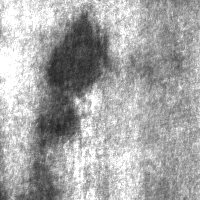
//> input picture project1/Pa_1.bmp, 200 x 200 px
$ ./Source   (built with g++ and OpenCV 4)
//> lines starting //> are read from the running program, lines starting //| are printed output that depends on the picture
//> in Load_img, Steel_Image is the input picture: 200 rows x 200 cols, CV_8UC1; min 34, max 255, mean 166.9
//> after the loop in Preprocess_img, `for (int y = 1; y < Steel_Image.rows - 1; y++)`:
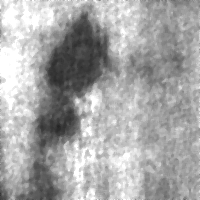
//> Steel_Median_filter: 200 rows x 200 cols, CV_8UC1; min 37, max 255, mean 166.6
//> after the loop in Preprocess_img, `for (int y = 1; y < Steel_Image.rows - 1; y++)`: window = [171, 179, 182, 187, 189, 189, 193, 194, 197]
//| 200200
### project1/WienerFilter.cpp
// [30 lines of licence text are left out]

#include "WienerFilter.h"

using namespace cv;

double WienerFilterImpl(const Mat& src, Mat& dst, double noiseVariance, const Size& block) {
//> called with noiseVariance = -1, block = Size(3, 3)

	assert(("Invalid block dimensions", block.width % 2 == 1 && block.height % 2 == 1 && block.width > 1 && block.height > 1));
	assert(("src and dst must be one channel grayscale images", src.channels() == 1, dst.channels() == 1));

	int h = src.rows;
//> h = 200
	int w = src.cols;
//> w = 200

	dst = Mat1b(h, w);

	Mat1d means, sqrMeans, variances;
	Mat1d avgVarianceMat;

	boxFilter(src, means, CV_64F, block, Point(-1, -1), true, BORDER_REPLICATE);
	sqrBoxFilter(src, sqrMeans, CV_64F, block, Point(-1, -1), true, BORDER_REPLICATE);

	Mat1d means2 = means.mul(means);
	variances = sqrMeans - (means.mul(means));
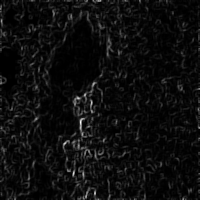
//> variances: 200 rows x 200 cols, CV_64FC1; min 0, max 1392.7, mean 76.8; drawn with min black and max white

	if (noiseVariance < 0) {
		// I have to estimate the noiseVariance
		reduce(variances, avgVarianceMat, 1, CV_REDUCE_SUM, -1);
//> avgVarianceMat = 200 values, max 31041.8 at index 0, min 8163.7 at index 68, mean 15364.9
		reduce(avgVarianceMat, avgVarianceMat, 0, CV_REDUCE_SUM, -1);
//> avgVarianceMat = [3072984.6]
		noiseVariance = avgVarianceMat(0, 0) / (h*w);
//> noiseVariance = 76.82
	}

	for (int r = 0; r < h; ++r) {
		// get row pointers
		uchar const * const srcRow = src.ptr<uchar>(r);
		uchar * const dstRow = dst.ptr<uchar>(r);
		double * const varRow = variances.ptr<double>(r);
		double * const meanRow = means.ptr<double>(r);
		for (int c = 0; c < w; ++c) {
			dstRow[c] = saturate_cast<uchar>(
				meanRow[c] + max(0., varRow[c] - noiseVariance) / max(varRow[c], noiseVariance) * (srcRow[c] - meanRow[c])
				);
		}
	}

	return noiseVariance;
}

// [4 lines left out: function WienerFilter, not called in this run]


double WienerFilter(const Mat& src, Mat& dst, const Size& block) {
	return WienerFilterImpl(src, dst, -1, block);
}

### project1/Source.cpp

// Steel_Defect_Detection_Classification


#include <opencv2/opencv.hpp>
#include <opencv2/core.hpp>
#include <opencv2/imgproc.hpp>
#include "opencv2/imgcodecs.hpp"
#include "opencv2/features2d/features2d.hpp"
#include <opencv2/highgui.hpp>
#include <opencv2/ml.hpp>
#include <iostream>
#include "WienerFilter.h"


using namespace std;
using namespace cv;
using namespace cv::ml;


Mat Load_img();
Mat Preprocess_img(Mat);
void insertionSort(int[], int);
vector<Mat> Defect_Detection(Mat);
vector<Mat> Divide_Image(Mat, int, int);
array<double, 3> Featuers_Extraction(Mat, int, int);
double Discriminant_function(Mat, array<double, 3>);
vector<Mat> Multivariate_Normal_Distribution(Mat);
//Mat Defect_Classification(Mat, Mat);


/*****************************************************************
***************************** Main *******************************
******************************************************************/
int main()
{
	Mat Steel_Image;  // input image
	Mat PreImg;   // preprocessing image
	vector<Mat> Def_Blocks;   // defected blocks


	/////////////////////// Load Image ///////////////////////
	Steel_Image = Load_img();  // load image from database


	////////////////// PreProcessing Image ///////////////////
	PreImg = Preprocess_img(Steel_Image);   // return preprocessing image


	////////////////// Defect Detection //////////////////////
	Def_Blocks = Defect_Detection(Steel_Image);   // return defected blocks


	//////////////// Defect Classification ///////////////////
	//Defect_Classification(PreImg, Def_Blocks);     // display defect type

	return 0;
}


/******************************************************************
******************** Load Image Function ***********************
*******************************************************************/
Mat Load_img()
{
	Mat Steel_Image;

	Steel_Image = imread("Pa_1.bmp", CV_LOAD_IMAGE_GRAYSCALE);    // read image

	if (!Steel_Image.data)     // check for invalid input
	{
		cout << "Could not open or find the image" << std::endl;
		//return -1;
	}

	namedWindow("Load Image", WINDOW_NORMAL);
	imshow("Steel_Image", Steel_Image);
	waitKey();

	return Steel_Image;
}


/******************************************************************
******************** Preprocessing Function ***********************
*******************************************************************/
Mat Preprocess_img(Mat Steel_Image)
{
	int M, N;  // size image
	Mat Steel_Median_filter;
	Mat Steel_Wiener_filter;

	M = 200;
	N = 200;

	//////////////// Resize the image to M x N //////?/////////

	int rows = Steel_Image.rows;  // image width
	int columns = Steel_Image.cols;  // image height


	if (rows != M || columns != N) // Check for image size
	{
		cv::resize(Steel_Image, Steel_Image, cv::Size(), M, N); // Resize Image to M،؟N
	}


	///////////////////// Median Filter ///////////////////////
	int window[9];

	Steel_Median_filter = Steel_Image.clone();

	for (int y = 1; y < Steel_Image.rows - 1; y++) {
		for (int x = 1; x < Steel_Image.cols - 1; x++) {

			// Pick up window element
			window[0] = Steel_Image.at<uchar>(y - 1, x - 1);
			window[1] = Steel_Image.at<uchar>(y, x - 1);
			window[2] = Steel_Image.at<uchar>(y + 1, x - 1);
			window[3] = Steel_Image.at<uchar>(y - 1, x);
			window[4] = Steel_Image.at<uchar>(y, x);
			window[5] = Steel_Image.at<uchar>(y + 1, x);
			window[6] = Steel_Image.at<uchar>(y - 1, x + 1);
			window[7] = Steel_Image.at<uchar>(y, x + 1);
			window[8] = Steel_Image.at<uchar>(y + 1, x + 1);

			// sort the window to find median
			insertionSort(window, 9);

			// assign the median to centered element of the matrix
			Steel_Median_filter.at<uchar>(y, x) = window[4];
		}
	}
	cout << Steel_Median_filter.rows << Steel_Median_filter.cols;
	namedWindow("Image After Median Filter", WINDOW_NORMAL);
	imshow("Image After Median Filter", Steel_Median_filter);
	waitKey(0);

	///////////////////// Wiener Filter //////////////////////

	double estimatedNoiseVariance;
	Steel_Wiener_filter = Steel_Median_filter.clone();

	// Call to WienerFilter function with a 3x3 kernel and estimated noise variances
	estimatedNoiseVariance = WienerFilter(Steel_Median_filter, Steel_Wiener_filter, Size(3, 3));
//> estimatedNoiseVariance = 76.82
	namedWindow("Image After Median Filter and Wiener Filter", WINDOW_NORMAL);
	imshow("Image After Median Filter and Wiener Filter", Steel_Wiener_filter);
	waitKey(0);

	return Steel_Wiener_filter;
}

void insertionSort(int window[], int n)
{
	int i, key, j;
	for (i = 1; i < n; i++)
	{
		key = window[i];
		j = i - 1;

		/* Move elements of arr[0..i-1], that are greater
		than key, to one position ahead of their current position */
		while (j >= 0 && window[j] > key)
		{
			window[j + 1] = window[j];
			j = j - 1;
		}
		window[j + 1] = key;
	}
}


/*****************************************************************
******************* Defect Detection Function ********************
******************************************************************/
vector<Mat> Defect_Detection(Mat PreImg)
{
	vector<Mat> samples;  // two groups
	int num_blocks;  // number of blocks
	double resulte;
	Mat Defected_Blocks;  // array contains defected blocks
	int num_Defected_Blocks;  // number of defected blocks
	Mat block;


	int M = 200;
	int N = 200;

	int W = 40;
	int H = 40;


	// get two groups from Multivariate Normal Distribution by Maximum Likelihood
	samples = Multivariate_Normal_Distribution(PreImg);


	// defected group and non-defected group
	// G1 = samples[1]; // defected group
	// G2 = samples[2]; // not defected group

	// calculate statistical features for the groups
	//MV1 = Featuers_Extraction(G1);  // statistical features for group 1
	//MV2 = Featuers_Extraction(G2);  // statistical features for group 2

	// calculate common covariance


	vector<Mat>  Steel_Image_Blocks;  // array contains image blocks

									  // Divide the image into W x H size blocks
	Steel_Image_Blocks = Divide_Image(PreImg, M, N);  // return image blocks

	num_blocks = 25;
	//num_blocks = Steel_Image_Blocks.size();   // number of blocks

	num_Defected_Blocks = 0;  // initialization value
	array<double, 3>  block_featuers;  // array contains mean vetor of the current block


	for (int i = 0; i < num_blocks; i++)
	{
		block = Steel_Image_Blocks[i];  // one block from image
										//	imshow("block number" + i, block);
										//	waitKey(0);

										// calculate statistical featuers for one block
		block_featuers = Featuers_Extraction(Steel_Image_Blocks[i], W, H);

		// calculate discrimininate function
		//disc = ((MV1 - MV2)' * inv(CCV) ) * MVBlock -  (0.5 * (MV1 - MV2)' *  inv(CCV) * (MV1 - MV2))


		resulte = 0;
		if (resulte = 0)
		{
			//show defected block
			num_Defected_Blocks = num_Defected_Blocks + 1;
			//Defected_Blocks[num_Defected_Blocks] = block;
		}
	}

	if (num_Defected_Blocks == 0)
	{
		cout << "the image is not defected" << std::endl;
	}
	else
	{
		cout << "the image is defected" << std::endl;
	}

	return Steel_Image_Blocks;
}


/******************************************************************
**************** Multivariate_Normal_Distribution *****************
*******************************************************************/
vector<Mat> Multivariate_Normal_Distribution(Mat sss)
{
	cv::Mat dataPoints = cv::imread("Pa_1.bmp");

	//convert the preprocessing image to float image
	cv::Mat floatSource;
	dataPoints.convertTo(floatSource, CV_32F);

	///////////// form the training samples //////////
	cv::Mat samples(dataPoints.rows * dataPoints.cols, 3, CV_32FC1);   //convert the float image to column vector

	int idx = 0;
	for (int y = 0; y < dataPoints.rows; y++)
	{
		cv::Vec3f* row = floatSource.ptr<cv::Vec3f >(y);
		for (int x = 0; x < dataPoints.cols; x++)
		{
			samples.at<cv::Vec3f >(idx++, 0) = row[x];
		}
	}
//> this loop made 200 passes
//> idx on passes 1 to 3: 200, 400, 600
//> after the loop, idx = 40000


	//////////// cluster the data using EM algorithm ////////////
	cout << "Starting EM training" << endl;
	Mat labels;
	Ptr<EM> em_model = EM::create();
	em_model->setClustersNumber(2);   //we need just 2 clusters
	em_model->setCovarianceMatrixType(EM::COV_MAT_SPHERICAL);
	em_model->setTermCriteria(TermCriteria(TermCriteria::COUNT + TermCriteria::EPS, 100, 0.1));
	em_model->trainEM(samples, noArray(), labels, noArray());
	cout << "Finished training EM" << endl;


	Mat means = em_model->getMeans();       //the two dominating colors
	Mat weights = em_model->getWeights();   //the weights of the two dominant colors

	const int fgId = weights.at<double>(0) > weights.at<double>(1) ? 0 : 1;


	////////// classify each of the block pixels ///////////
	cv::Mat fgImg(dataPoints.rows, dataPoints.cols, CV_8UC3);
	cv::Mat bgImg(dataPoints.rows, dataPoints.cols, CV_8UC3);

	vector<Mat> groups;
	idx = 0;
	for (int y = 0; y < dataPoints.rows; y++)
	{
		for (int x = 0; x < dataPoints.cols; x++)
		{
			//classify
			const int result = cvRound(em_model->predict(samples.row(idx++)));

			//set either foreground or background
			if (result == fgId)
			{
				fgImg.at<cv::Point3_<uchar> >(y, x) = dataPoints.at<cv::Point3_<uchar> >(y, x);
			}
			else
			{
				bgImg.at<cv::Point3_<uchar> >(y, x) = dataPoints.at<cv::Point3_<uchar> >(y, x);
			}

		}
	}
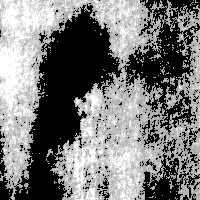
//> fgImg: 200 rows x 200 cols, CV_8UC3; min 0, max 255, mean 121.7
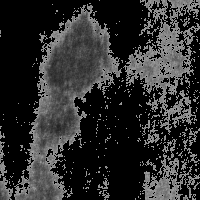
//> bgImg: 200 rows x 200 cols, CV_8UC3; min 0, max 157, mean 45.2
//> after the loop, idx = 40000

	//
	normalize(fgImg, fgImg, 0, 255, NORM_MINMAX);
	normalize(bgImg, bgImg, 0, 255, NORM_MINMAX);
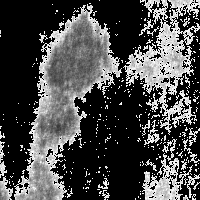
//> bgImg: 200 rows x 200 cols, CV_8UC3; min 0, max 255, mean 73.4


	cv::imshow("Foreground", fgImg);
	cv::imshow("Background", bgImg);


	char key = (char)waitKey();
//> the space key is pressed


	return groups;
}


/********************************************************************
*********************** Divide Image to Blocks **********************
*********************************************************************/
vector<Mat> Divide_Image(Mat PreImg, int rows, int columns)
{
//> called with rows = 200, columns = 200
	int blockSizeR = 40;
	int blockSizeC = 40;
	int number_block;

	number_block = (rows / blockSizeR) * (columns / blockSizeC);

	cout << "Number rows of the image     " << rows << "    \n"
		<< "Number columns of the image    " << columns << "    \n "
		<< "Number of Blocks theat image is divided     " << number_block << "    \n"
		<< "Number rows of the blocks    " << blockSizeR << "      \n"
		<< "Number columns of the blocks    " << blockSizeC << "\n";


	vector<Mat> Steel_image_divide;
	int k = 0, m = 0;
	int h = (int)(number_block / 5);

	for (int i = 0; i < number_block; i++)
	{
		if (k == h)
		{
			k = 0;
			if (i >= 5)
				m = 1;
			if (i >= 10)
				m = 2;
			if (i >= 15)
				m = 3;
			if (i >= 20)
				m = 4;
		}

		Steel_image_divide.push_back(Mat(PreImg, cv::Rect(0 + (k * 40), 0 + (m * 40), 40, 40)).clone());
		k++;
	}
//> after the loop, k = 5; m = 4

	Mat im1((Steel_image_divide[0].rows * 5) + 1000, (Steel_image_divide[0].cols * 5) + 1000, CV_8U);
//> im1: 1200 rows x 1200 cols, CV_8UC1; every value is 0

	k = 0, m = 0;

	for (int i = 0; i < number_block; i++) {
		if (k == h)
		{
			k = 0;
			if (i >= 5)
				m = 1;
			if (i >= 10)
				m = 2;
			if (i >= 15)
				m = 3;
			if (i >= 20)
				m = 4;
		}
		Steel_image_divide[i].copyTo(im1(Rect(0 + (k*Steel_image_divide[i].cols) + (10 * k),
			0 + (m*Steel_image_divide[i].rows) + (20 * m),
			Steel_image_divide[i].cols, Steel_image_divide[i].rows)));
		k++;
	}
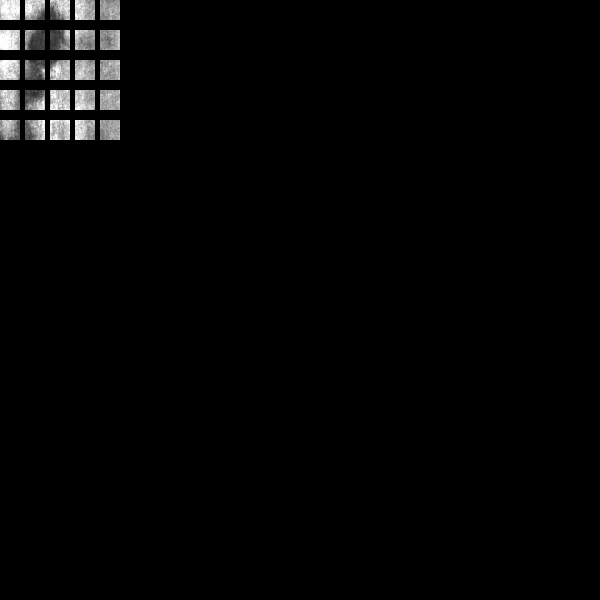
//> im1: 1200 rows x 1200 cols, CV_8UC1 (shown at 1/2 size); min 0, max 255, mean 4.6
//> after the loop, k = 5; m = 4
//> the loop in Defect_Detection, `for (int i = 0; i < num_blocks; i++)` made 25 passes
//> (Min in Featuers_Extraction, Max in Featuers_Extraction, Difference in Featuers_Extraction, block_featuers) on passes 1 to 12: (140, 255, 115, [115, 231.3, 542.6]), (46, 255, 209, [209, 175.8, 2788.1]), (47, 255, 208, [208, 160.6, 3121.7]), (115, 255, 140, [140, 189.2, 1039.8]), (105, 240, 135, [135, 155.6, 414.1]), (129, 255, 126, [126, 229.8, 763.1]), (38, 211, 173, [173, 87.57, 1634.5]), (42, 254, 212, [212, 101.1, 2169.7]), (90, 255, 165, [165, 157.4, 950.7]), (75, 255, 180, [180, 151.4, 685.8]), (80, 255, 175, [175, 213.9, 1112.6]), (36, 255, 219, [219, 95.39, 1134.9])
//> after the loop in Defect_Detection, `for (int i = 0; i < num_blocks; i++)`:
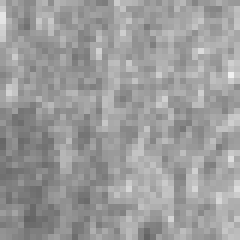
//> block: 40 rows x 40 cols, CV_8UC1 (shown 6 times larger); min 99, max 241, mean 155.8
//> after the loop in Defect_Detection, `for (int i = 0; i < num_blocks; i++)`: num_Defected_Blocks = 0
	namedWindow("Blocks After Preprocessing", WINDOW_NORMAL);
	imshow("Blocks After Preprocessing", im1);
	waitKey(0);

	return Steel_image_divide;
}


/*****************************************************************
*********** Extract Statistical Feature of the Blocks ************
******************************************************************/
array<double, 3> Featuers_Extraction(Mat block, int rows, int cols)
{
	double Difference, Max, Min, sum = 0.0, Mean, sum1 = 0.0, Var, pw;
	array<double, 3> feature_Block;
	vector<std::array<double, 3>> vec;


	// identify the maximum and minimum value on the block i to get the Difference
	minMaxLoc(block, &Min, &Max);
	Difference = Max - Min;
	feature_Block[0] = Difference;

	// find the Mean
	for (int xx = 0; xx <rows; xx++)
	{
		for (int y = 0; y < cols; y++)
		{
			sum = sum + (double)block.at<uchar>(xx, y);
		}
	}
	Mean = sum / (rows*cols);
	feature_Block[1] = Mean;

	//find The Variance
	for (int xx = 0; xx < rows; xx++)
	{
		for (int y = 0; y < cols; y++)
		{
			pw = pow(((double)block.at<uchar>(xx, y) - Mean), 2);
			sum1 = sum1 + pw;
		}
	}
	Var = sum1 / (rows * cols);
	feature_Block[2] = Var;
	vec.push_back(feature_Block);

	/////////// Display the Statistical Feature of the Blocks //////////
	for (int i = 0; i < 3; i++)
	{
		cout << feature_Block[i] << "   ";
	}
	cout << endl;
	waitKey(0);


	return feature_Block;
}


/******************************************************************
********************** Discriminant Function **********************
*******************************************************************/
double Discriminant_function(Mat block, array<double, 3> MVblock)
{
	double disc;
	vector<Mat> MV1, MV2;
	vector<Mat> samples;


	// [26 lines of commented-out code are left out]

	disc = 0;
	return disc;
}

// ended
